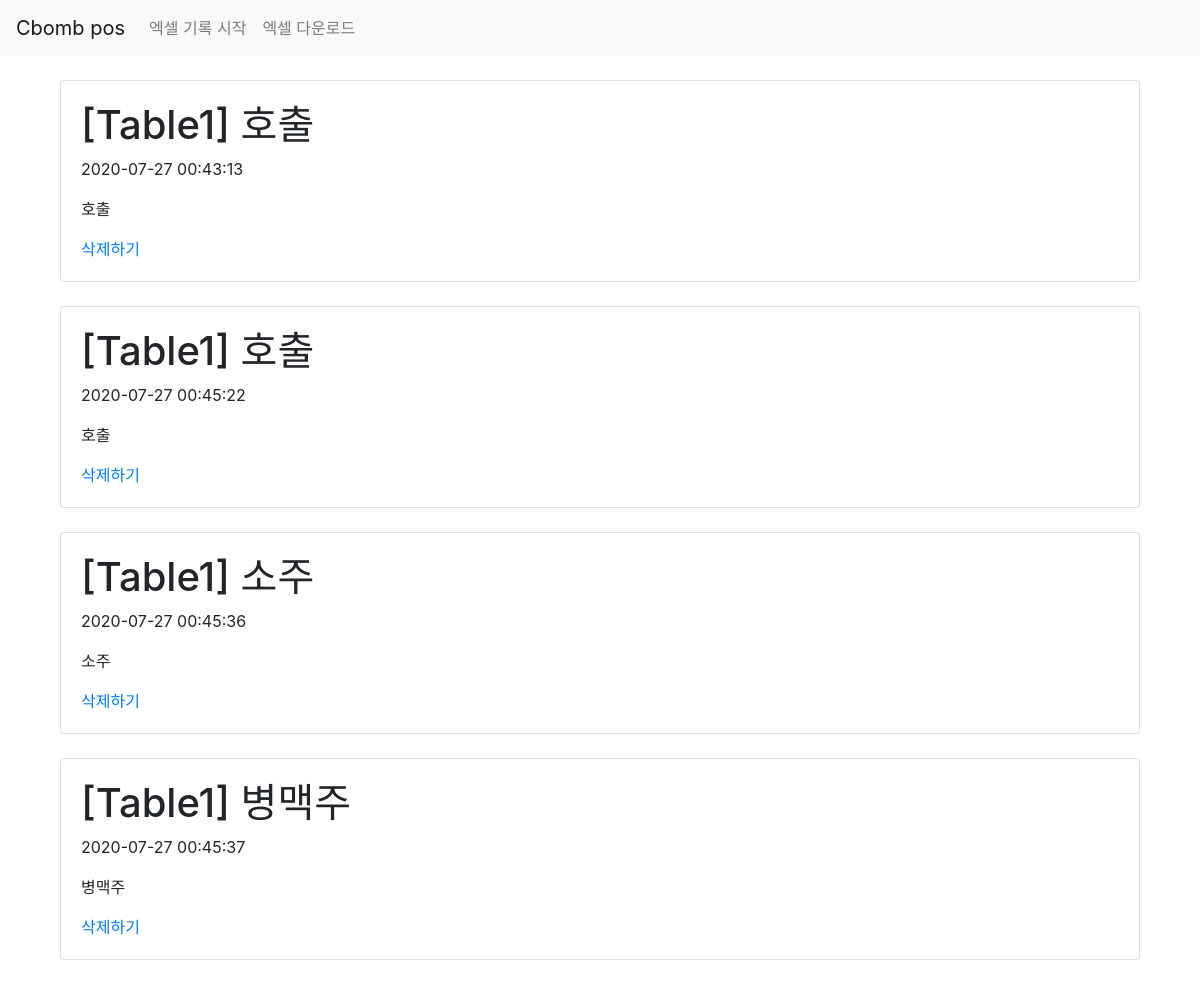
Screenshot of /pos/ with the database file from the repository.
### pos/models.py (models this page shows, shortened)
class Blog(models.Model):
    title = models.CharField(max_length=200)
    pub_date = models.DateTimeField('date published')
    body = models.TextField()
    def summary(self):
        return self.body[:100]

### pos/views.py (the view)
# urls.py: 2. Add a URL to urlpatterns:  path('', views.home, name='home')
def home(request):
    blogs = Blog.objects
    return render(request, 'pos.html', {'blogs': blogs})

### pos/templates/pos.html
{% extends 'base.html' %}
{% block content %}
      {% for blog in blogs.all %}
      <div class="container">
      <div class="card">
        <div class="card-body">
        <h1>{{ blog.title }}</h1>
        <p>{{ blog.pub_date | date:"Y-m-d H:i:s" }}</p>
        <p>{{ blog.summary }}</p>
        <a href="{% url 'delete' blog.id %}">삭제하기</a>
        </div>
      </div>
      </div>
      <br>
      {% endfor %}
{% endblock %}

### pos/templates/base.html (shortened to what this page needs)
<head>
<link rel="stylesheet" href="https://stackpath.bootstrapcdn.com/bootstrap/4.5.0/css/bootstrap.min.css">
</head>
<body>
<nav class="navbar navbar-expand-lg navbar-light bg-light">
    <a class="navbar-brand" href="#">Cbomb pos</a>
    <div class="collapse navbar-collapse" id="navbarSupportedContent">
      <ul class="navbar-nav mr-auto">
        <li class="nav-item">
            <a class="nav-link" href="{% url 'start' %}">엑셀 기록 시작</a>
            </li>
            <li class="nav-item">
              <a class="nav-link" href="{% url 'download' %}">엑셀 다운로드</a>
              </li>
      </ul>
    </div>
  </nav>
  <br>
  <div class="container">
    {% block content %}
    {% endblock %}
  </div>
</body>

### rows the page displays
Blog: title "[Table1] 호출", pub_date "2020-07-27 00:43:13", summary "호출"
Blog: title "[Table1] 호출", pub_date "2020-07-27 00:45:22", summary "호출"
Blog: title "[Table1] 소주", pub_date "2020-07-27 00:45:36", summary "소주"
Blog: title "[Table1] 병맥주", pub_date "2020-07-27 00:45:37", summary "병맥주"
